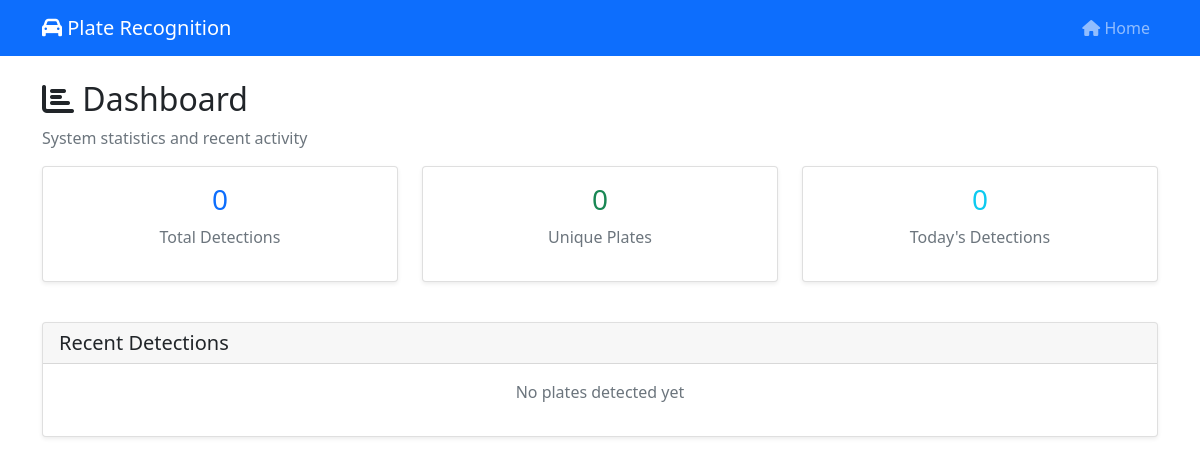
The app's page /dashboard, older data.
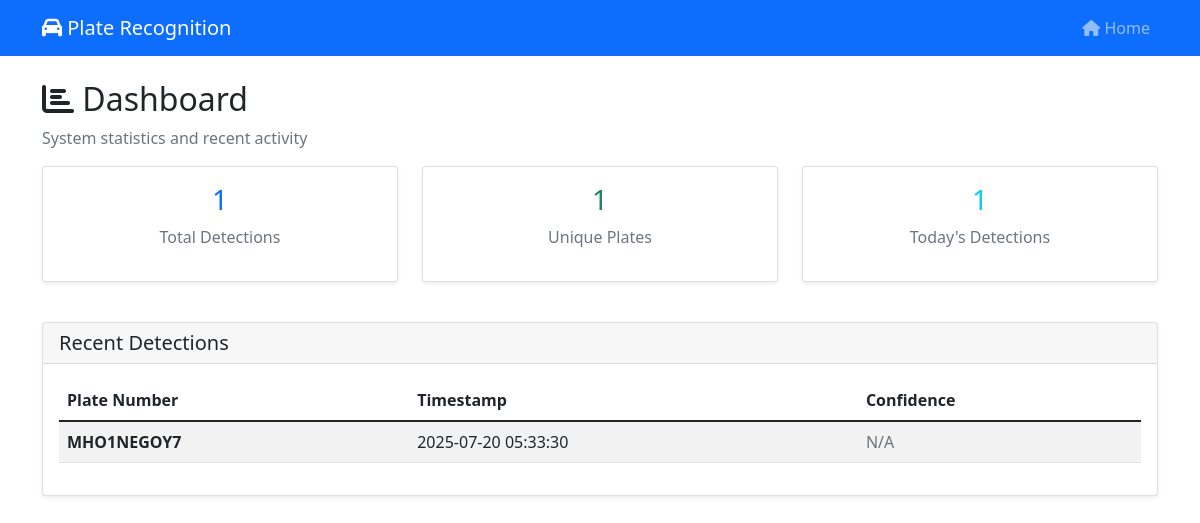
The same page, newer data.
### tables this page shows
CREATE TABLE detected_plates (
                id INTEGER PRIMARY KEY AUTOINCREMENT,
                plate_number TEXT NOT NULL,
                confidence_score REAL,
                timestamp DATETIME DEFAULT CURRENT_TIMESTAMP,
                image_path TEXT,
                vehicle_type TEXT,
                location TEXT,
                status TEXT DEFAULT 'detected'
            );

### app/web/routes.py (the view)
@main.route('/dashboard')
def dashboard():
    stats = db_manager.get_statistics()
    recent_plates = db_manager.get_recent_plates(50)
    return render_template('dashboard.html', stats=stats, recent_plates=recent_plates)

### app/models/database.py (called while the page is built)
    def get_connection(self):
        if not hasattr(self._local, 'connection'):
            self._local.connection = sqlite3.connect(str(self.db_path))
            self._local.connection.row_factory = sqlite3.Row
        return self._local.connection

    def get_recent_plates(self, limit=50):
        conn = self.get_connection()
        cursor = conn.cursor()
        cursor.execute('''
            SELECT * FROM detected_plates
            ORDER BY timestamp DESC
            LIMIT ?
        ''', (limit,))
        return cursor.fetchall()

### app/web/templates/dashboard.html (shortened to what this page needs)
{% extends "base.html" %}
{% block content %}
<div class="row">
    <div class="col-12">
        <h2><i class="fas fa-chart-bar"></i> Dashboard</h2>
        <p class="text-muted">System statistics and recent activity</p>
    </div>
</div>
<div class="row">
    <div class="col-md-4">
        <div class="card">
            <div class="card-body text-center">
                <h3 class="text-primary">{{ stats.total_plates or 0 }}</h3>
                <p class="text-muted">Total Detections</p>
            </div>
        </div>
    </div>
    <div class="col-md-4">
        <div class="card">
            <div class="card-body text-center">
                <h3 class="text-success">{{ stats.unique_plates or 0 }}</h3>
                <p class="text-muted">Unique Plates</p>
            </div>
        </div>
    </div>
    <div class="col-md-4">
        <div class="card">
            <div class="card-body text-center">
                <h3 class="text-info">{{ stats.today_detections or 0 }}</h3>
                <p class="text-muted">Today's Detections</p>
            </div>
        </div>
    </div>
</div>
<div class="row mt-4">
    <div class="col-12">
        <div class="card">
            <div class="card-header">
                <h5 class="mb-0">Recent Detections</h5>
            </div>
            <div class="card-body">
                {% if recent_plates %}
                    <div class="table-responsive">
                        <table class="table table-striped">
                            <thead>
                                <tr>
                                    <th>Plate Number</th>
                                    <th>Timestamp</th>
                                    <th>Confidence</th>
                                </tr>
                            </thead>
                            <tbody>
                                {% for plate in recent_plates %}
                                <tr>
                                    <td><strong>{{ plate.plate_number }}</strong></td>
                                    <td>{{ plate.timestamp }}</td>
                                    <td>
                                        {% if plate.confidence_score %}
                                            <span class="badge bg-secondary">{{ "%.1f"|format(plate.confidence_score) }}%</span>
                                        {% else %}
                                            <span class="text-muted">N/A</span>
                                        {% endif %}
                                    </td>
                                </tr>
                                {% endfor %}
                            </tbody>
                        </table>
                    </div>
                {% else %}
                    <p class="text-muted text-center">No plates detected yet</p>
                {% endif %}
            </div>
        </div>
    </div>
</div>
{% endblock %}

Row changes from the older to the newer data that the page shows:
added detected_plates: plate_number "MHO1NEGOY7", timestamp "2025-07-20 05:33:30", confidence_score "N/A"
Text that changed along with them:
{{ stats.total_plates or 0 }}: "0" → "1"
{{ stats.unique_plates or 0 }}: "0" → "1"
{{ stats.today_detections or 0 }}: "0" → "1"
text no longer shown: "No plates detected yet"
text now shown: "Plate Number Timestamp Confidence"
